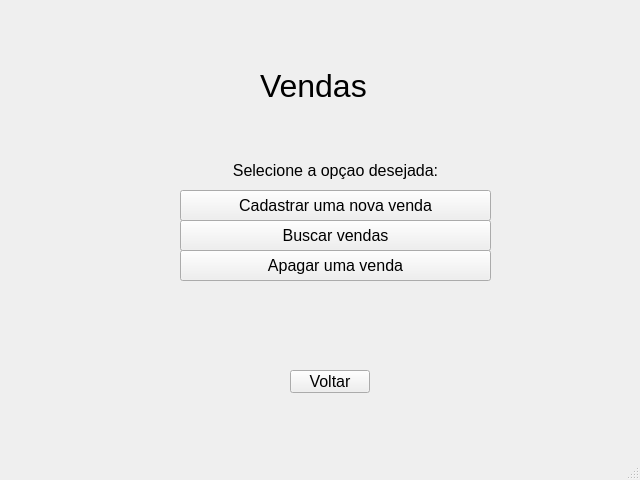
<?xml version="1.0" encoding="UTF-8"?>
<ui version="4.0">
 <class>MainWindow</class>
 <widget class="QMainWindow" name="MainWindow">
  <property name="geometry">
   <rect>
    <x>0</x>
    <y>0</y>
    <width>640</width>
    <height>480</height>
   </rect>
  </property>
  <property name="windowTitle">
   <string>MainWindow</string>
  </property>
  <widget class="QWidget" name="centralwidget">
   <widget class="QLabel" name="titulo">
    <property name="geometry">
     <rect>
      <x>260</x>
      <y>60</y>
      <width>121</width>
      <height>51</height>
     </rect>
    </property>
    <property name="font">
     <font>
      <pointsize>24</pointsize>
     </font>
    </property>
    <property name="text">
     <string>Vendas</string>
    </property>
   </widget>
   <widget class="QPushButton" name="pushButton_2">
    <property name="geometry">
     <rect>
      <x>180</x>
      <y>220</y>
      <width>311</width>
      <height>31</height>
     </rect>
    </property>
    <property name="font">
     <font>
      <pointsize>12</pointsize>
     </font>
    </property>
    <property name="cursor">
     <cursorShape>PointingHandCursor</cursorShape>
    </property>
    <property name="text">
     <string>Buscar vendas</string>
    </property>
   </widget>
   <widget class="QPushButton" name="pushButton">
    <property name="geometry">
     <rect>
      <x>180</x>
      <y>190</y>
      <width>311</width>
      <height>31</height>
     </rect>
    </property>
    <property name="font">
     <font>
      <pointsize>12</pointsize>
     </font>
    </property>
    <property name="cursor">
     <cursorShape>PointingHandCursor</cursorShape>
    </property>
    <property name="text">
     <string>Cadastrar uma nova venda</string>
    </property>
   </widget>
   <widget class="QPushButton" name="pushButton_3">
    <property name="geometry">
     <rect>
      <x>180</x>
      <y>250</y>
      <width>311</width>
      <height>31</height>
     </rect>
    </property>
    <property name="font">
     <font>
      <pointsize>12</pointsize>
     </font>
    </property>
    <property name="cursor">
     <cursorShape>PointingHandCursor</cursorShape>
    </property>
    <property name="text">
     <string>Apagar uma venda</string>
    </property>
   </widget>
   <widget class="QLabel" name="label_2">
    <property name="geometry">
     <rect>
      <x>180</x>
      <y>160</y>
      <width>311</width>
      <height>21</height>
     </rect>
    </property>
    <property name="font">
     <font>
      <pointsize>12</pointsize>
     </font>
    </property>
    <property name="text">
     <string>Selecione a opçao desejada:</string>
    </property>
    <property name="alignment">
     <set>Qt::AlignCenter</set>
    </property>
   </widget>
   <widget class="QPushButton" name="pushButton_4">
    <property name="geometry">
     <rect>
      <x>290</x>
      <y>370</y>
      <width>80</width>
      <height>23</height>
     </rect>
    </property>
    <property name="font">
     <font>
      <pointsize>12</pointsize>
     </font>
    </property>
    <property name="cursor">
     <cursorShape>PointingHandCursor</cursorShape>
    </property>
    <property name="text">
     <string>Voltar</string>
    </property>
   </widget>
  </widget>
  <widget class="QMenuBar" name="menubar">
   <property name="geometry">
    <rect>
     <x>0</x>
     <y>0</y>
     <width>640</width>
     <height>20</height>
    </rect>
   </property>
  </widget>
  <widget class="QStatusBar" name="statusbar"/>
 </widget>
 <resources/>
 <connections/>
</ui>
